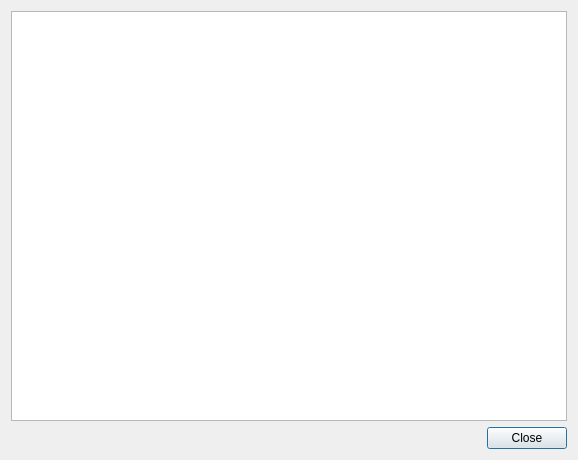
<?xml version="1.0" encoding="UTF-8"?>
<ui version="4.0">
 <class>XMLTreeDialog</class>
 <widget class="QDialog" name="XMLTreeDialog">
  <property name="windowModality">
   <enum>Qt::WindowModal</enum>
  </property>
  <property name="geometry">
   <rect>
    <x>0</x>
    <y>0</y>
    <width>578</width>
    <height>460</height>
   </rect>
  </property>
  <property name="windowTitle">
   <string>XML Tree Editor</string>
  </property>
  <layout class="QVBoxLayout" name="verticalLayout">
   <item>
    <widget class="QTreeView" name="treeView"/>
   </item>
   <item>
    <widget class="QDialogButtonBox" name="buttonBox">
     <property name="orientation">
      <enum>Qt::Horizontal</enum>
     </property>
     <property name="standardButtons">
      <set>QDialogButtonBox::Close</set>
     </property>
    </widget>
   </item>
  </layout>
 </widget>
 <resources/>
 <connections>
  <connection>
   <sender>buttonBox</sender>
   <signal>accepted()</signal>
   <receiver>XMLTreeDialog</receiver>
   <slot>accept()</slot>
   <hints>
    <hint type="sourcelabel">
     <x>248</x>
     <y>254</y>
    </hint>
    <hint type="destinationlabel">
     <x>157</x>
     <y>274</y>
    </hint>
   </hints>
  </connection>
  <connection>
   <sender>buttonBox</sender>
   <signal>rejected()</signal>
   <receiver>XMLTreeDialog</receiver>
   <slot>reject()</slot>
   <hints>
    <hint type="sourcelabel">
     <x>316</x>
     <y>260</y>
    </hint>
    <hint type="destinationlabel">
     <x>286</x>
     <y>274</y>
    </hint>
   </hints>
  </connection>
 </connections>
</ui>
